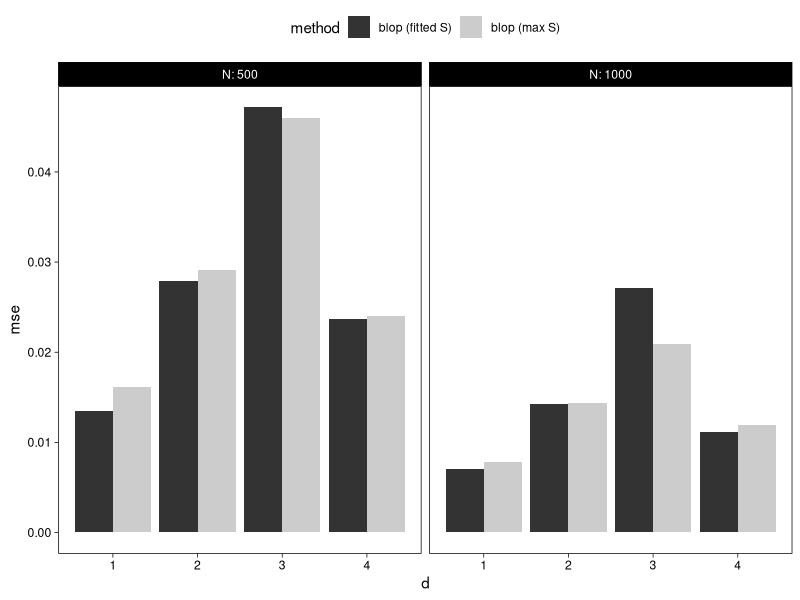

Recreate this plot in R. (Note: this script raises an error after producing the figure.)
library(magrittr)
f <- function (x, y) mean((x - y)^2)
exp_03a <- 
    readr::read_csv("data/exp-02.csv") %>%
    dplyr::filter(l == 1.75, o == sqrt(2), !is.infinite(estimate)) %>%
    dplyr::mutate(m = "blop (max S)") %>%
    dplyr::group_by(m, d, N) %>%
    dplyr::summarise(mse = f(estimate, target), .groups = "drop")

exp_03b <- 
    readr::read_csv("data/exp-03.csv") %>%
    dplyr::filter(l == 1.75, o == sqrt(2), !is.infinite(estimate)) %>%
    dplyr::mutate(m = "blop (fitted S)") %>%
    dplyr::group_by(m, d, N) %>%
    dplyr::summarise(mse = f(estimate, target), .groups = "drop")

exp_03 <-
    rbind(exp_03a, exp_03b) %>%
    dplyr::rename(method = m)

p <- 
    exp_03 %>%
    ggplot2::ggplot(ggplot2::aes(x = d, y = mse, fill = method)) + 
    ggplot2::facet_grid( ~ N, labeller = "label_both", scales = "free") +
    ggplot2::geom_bar(stat = "identity", position = ggplot2::position_dodge()) +
    ggplot2::theme_linedraw() +
    ggplot2::scale_fill_grey() + 
    ggplot2::theme(
        panel.grid.major = ggplot2::element_blank(), 
        panel.grid.minor = ggplot2::element_blank(),
        legend.position  = "top"
    )
ggplot2::ggsave("images/exp-03.pdf", p, width = 6, height = 3)
p
